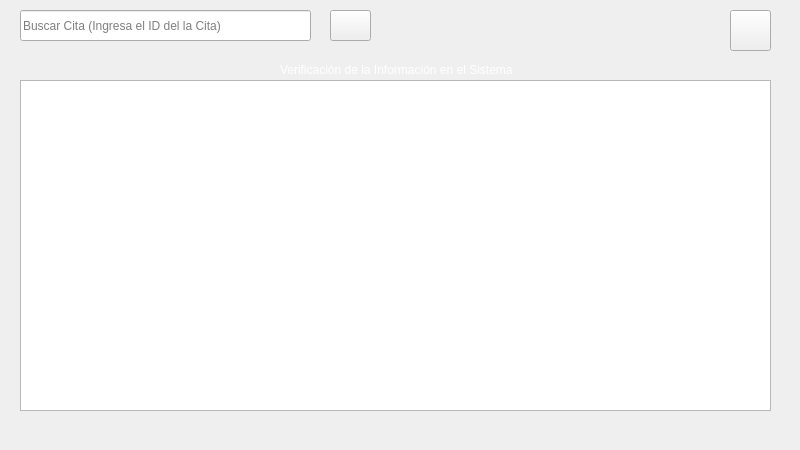
      <widget class="QWidget" name="tab_6">
       <attribute name="title">
        <string>Consulta de Citas</string>
       </attribute>
       <widget class="QLabel" name="label1005_2">
        <property name="geometry">
         <rect>
          <x>0</x>
          <y>0</y>
          <width>791</width>
          <height>441</height>
         </rect>
        </property>
        <property name="styleSheet">
         <string notr="true">border-image: url(:/imagenes/negro2.jpg);</string>
        </property>
        <property name="text">
         <string/>
        </property>
       </widget>
       <widget class="QLabel" name="label1006">
        <property name="geometry">
         <rect>
          <x>280</x>
          <y>60</y>
          <width>261</width>
          <height>20</height>
         </rect>
        </property>
        <property name="styleSheet">
         <string notr="true">font: 10pt &quot;MS Shell Dlg 2&quot;;
color: rgb(255, 255, 255);</string>
        </property>
        <property name="text">
         <string>Verificación de la Información en el Sistema</string>
        </property>
       </widget>
       <widget class="QLineEdit" name="BuscarCitalineEdit">
        <property name="geometry">
         <rect>
          <x>20</x>
          <y>10</y>
          <width>291</width>
          <height>31</height>
         </rect>
        </property>
        <property name="styleSheet">
         <string notr="true">font: 63 9pt &quot;Yu Gothic UI Semibold&quot;;
font: 13pt &quot;MS Shell Dlg 2&quot;;</string>
        </property>
        <property name="placeholderText">
         <string>Buscar Cita (Ingresa el ID del la Cita)</string>
        </property>
       </widget>
       <widget class="QPushButton" name="BuscarCitaClientePushButton">
        <property name="geometry">
         <rect>
          <x>330</x>
          <y>10</y>
          <width>41</width>
          <height>31</height>
         </rect>
        </property>
        <property name="styleSheet">
         <string notr="true">border-image: url(:/imagenes/Buscar1.png);</string>
        </property>
        <property name="text">
         <string/>
        </property>
       </widget>
       <widget class="QTableView" name="tableView">
        <property name="geometry">
         <rect>
          <x>20</x>
          <y>80</y>
          <width>751</width>
          <height>331</height>
         </rect>
        </property>
       </widget>
       <widget class="QPushButton" name="AyudaCitapushButton">
        <property name="geometry">
         <rect>
          <x>730</x>
          <y>10</y>
          <width>41</width>
          <height>41</height>
         </rect>
        </property>
        <property name="styleSheet">
         <string notr="true">border-image: url(:/imagenes/ayuda.png);</string>
        </property>
        <property name="text">
         <string/>
        </property>
       </widget>
      </widget>
